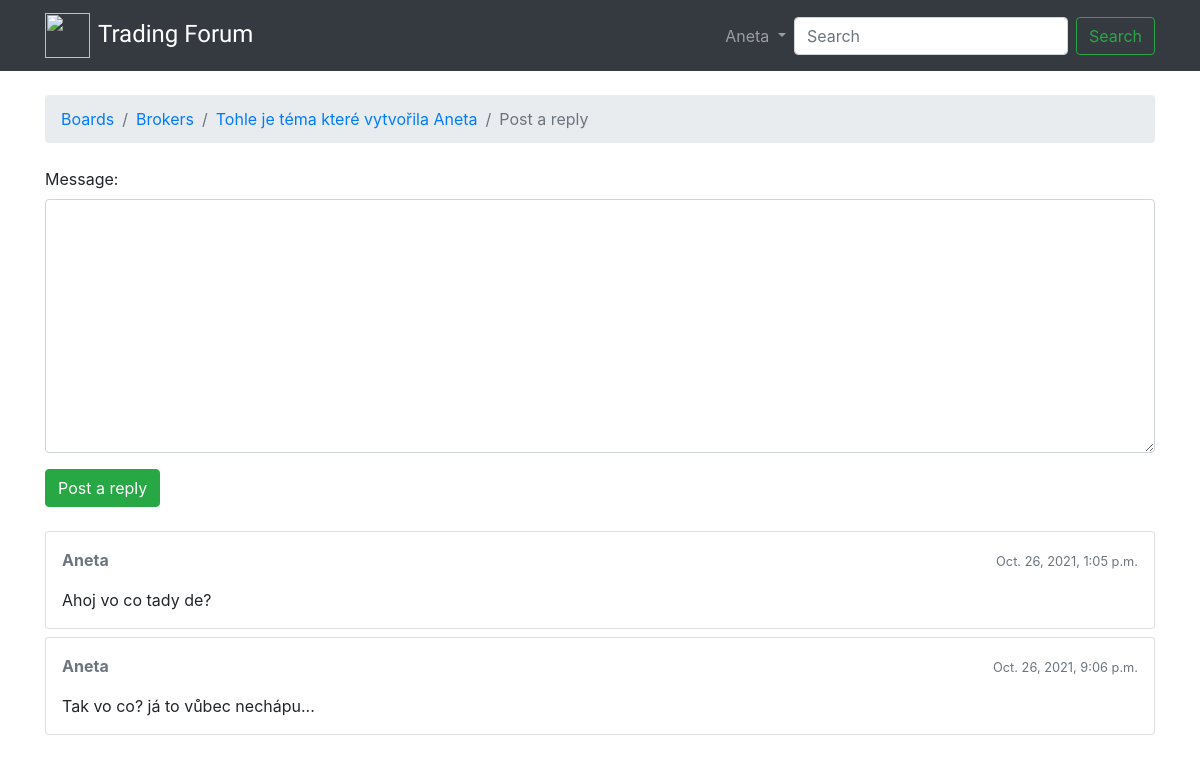
The app's page /boards/3/topics/6/reply/ (signed in), older data.
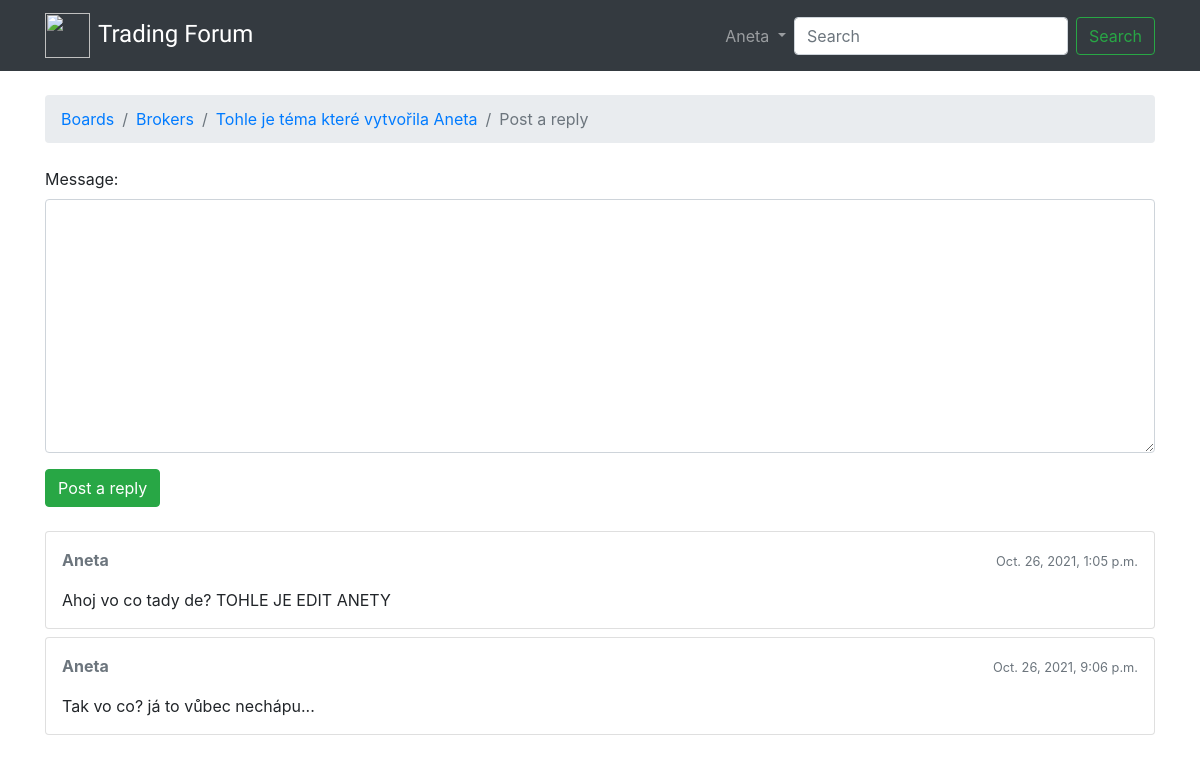
The same page, newer data.
### boards/models.py (models this page shows, shortened)
class Post(models.Model):
    message = models.TextField(max_length=4000)
    topic = models.ForeignKey(Topic, related_name='posts', on_delete=models.CASCADE)
    created_at = models.DateTimeField(auto_now_add=True)
    updated_at = models.DateTimeField(null=True)
    created_by = models.ForeignKey(User, related_name='posts', on_delete=models.CASCADE)
    updated_by = models.ForeignKey(User, null=True, related_name='+', on_delete=models.CASCADE)

### boards/views.py (the view)
# urls.py: path("boards/<int:pk>/topics/<int:topic_pk>/reply/", views.ReplyTopicView, name='reply_topic'),
@login_required
def ReplyTopicView(request, pk, topic_pk):
    topic = get_object_or_404(Topic, board__pk=pk, pk=topic_pk)
    if request.method == "POST":
        form = PostForm(request.POST)
        if form.is_valid():
            post = form.save(commit=False)
            post.topic = topic
            post.created_by = request.user
            post.save()
            return redirect("topic_posts", pk=pk, topic_pk=topic_pk )
    else:
        form = PostForm()
    context = {"topic":topic, "form": form }
    return render(request,"reply_topic.html", context)

### boards/forms.py
class PostForm(forms.ModelForm):
    class Meta:
        model = Post
        fields = ["message",]

### templates/reply_topic.html (shortened to what this page needs)
{% extends 'base.html' %}
{% load static %}
{% block breadcrumb %}
  <li class="breadcrumb-item"><a href="{% url 'home' %}">Boards</a></li>
  <li class="breadcrumb-item"><a href="{% url 'topics' topic.board.pk %}">{{ topic.board.name }}</a></li>
  <li class="breadcrumb-item"><a href="{% url 'topic_posts' topic.board.pk topic.pk %}">{{ topic.subject }}</a></li>
  <li class="breadcrumb-item active">Post a reply</li>
{% endblock %}
{% block content %}
  <form method="post" class="mb-4">
    {% include 'includes/form.html' %}
    <button type="submit" class="btn btn-success">Post a reply</button>
  </form>
  {% for post in topic.posts.all %}
    <div class="card mb-2">
      <div class="card-body p-3">
        <div class="row mb-3">
          <div class="col-6">
            <strong class="text-muted">{{ post.created_by.username }}</strong>
          </div>
          <div class="col-6 text-right">
            <small class="text-muted">{{ post.created_at }}</small>
          </div>
        </div>
        {{ post.message }}
      </div>
    </div>
  {% endfor %}
{% endblock %}

Row changes from the older to the newer data that the page shows:
changed Post: message "Ahoj vo co tady de?" → "Ahoj vo co tady de? TOHLE JE EDIT ANETY"
